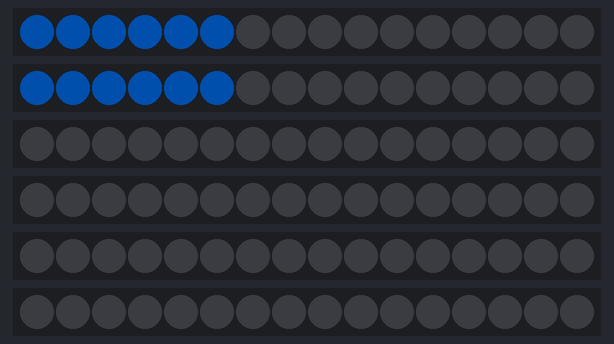
The sketch below on a simulated ATtiny85, built for the host (arithmetic inside an expression is 32-bit, double 64-bit). Shown: 6 × 16 RGB LEDs in strip order, left to right. Dim RGB values are drawn brighter than linear.

Above: at 0.15 s.
At 19.69 s:
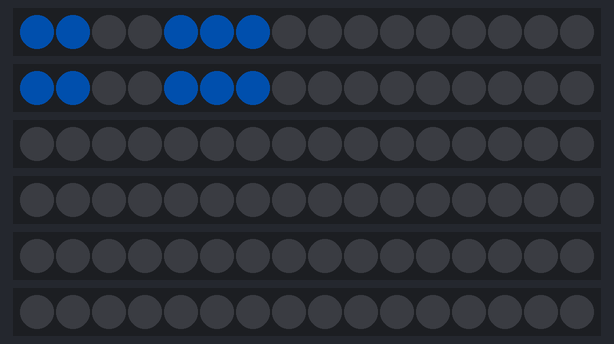
At 39.72 s:
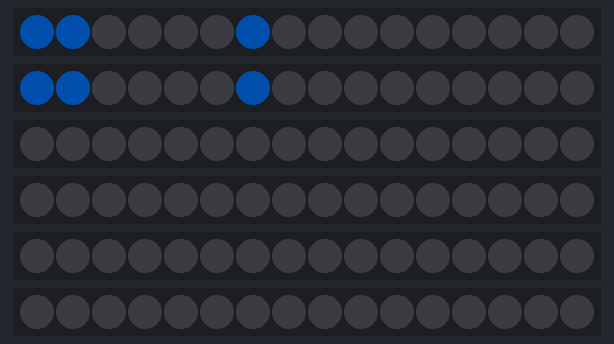

The sketch:

pov_v4.ino
```cpp
/* Portions of code taken from Adafruit's double-staff project:
 * https://learn.adafruit.com/pov-dotstar-double-staff?view=all
 *
 * Written by Zachary Yama for the 2015-16 University of Idaho senior capstone project with
 * client Dr. Rinker and lead instructors Bruce Bolden and Dan Cordone.
 *
 * Project Start: 3/6/2016
 * Requirements: Adafruit_DotStar lib: github.com/adafruit/Adafruit_DotStar
 *
 * Displays a POV image given an array of pixel data from graphics.h
 *
 * NOTE: Pin change interrupt code can be used to set any pin as an interrupt. See functions
 * for more details. Likely useful for wireless communication when its time to add it, as the
 * trinket pro only has one physical interrupt on pin 3 (INT1).
 *
 * "graphics.h" is auto-generated from the python script "convert.py". It takes a set of images
 * in its directory and re-formats their data into pixel and corresponding pallate arrays. They
 * are converted into as few bytes as possible so that few-colored images can fit on the trinket's
 * 28k memory. SPI calls are used to access the program-space as if it were flash storage.
 *
 * It's also worth mentioning that there's a visibly noticable difference in the refresh rate
 * of processing 120 LEDs versus 14 on the prototype. Particularly when using halldemo.ino,
 * which displays two colored half-circles, the dividing line between the colors is much larger
 * with 120, versus 14.
 *
 */

#include <Arduino.h>
#include <Adafruit_DotStar.h>
#include <SPI.h>
#include <avr/power.h>
#include <avr/sleep.h>

typedef uint16_t line_t;

#include "trigtable.h"
#include "let.h"

#define HALLPIN     8
#define DATAPIN1    3
#define CLOCKPIN1   4
#define DATAPIN2    5
#define CLOCKPIN2   6

#define D_A2        10
#define D_A3        11
#define D_B2        12
#define D_B3        13

Adafruit_DotStar strip1 = Adafruit_DotStar(NUM_LEDS, DATAPIN1, CLOCKPIN1, DOTSTAR_BGR);
Adafruit_DotStar strip2 = Adafruit_DotStar(NUM_LEDS, DATAPIN2, CLOCKPIN2, DOTSTAR_BGR);
Adafruit_DotStar stripA2 = Adafruit_DotStar(NUM_LEDS, D_A2, CLOCKPIN2, DOTSTAR_BGR);
Adafruit_DotStar stripA3 = Adafruit_DotStar(NUM_LEDS, D_A3, CLOCKPIN2, DOTSTAR_BGR);
Adafruit_DotStar stripB2 = Adafruit_DotStar(NUM_LEDS, D_B2, CLOCKPIN2, DOTSTAR_BGR);
Adafruit_DotStar stripB3 = Adafruit_DotStar(NUM_LEDS, D_B3, CLOCKPIN2, DOTSTAR_BGR);

volatile uint32_t rps, // revolution per second
                  revolutions,
                  revolutionDelta, // Time of a single revolution
                  rpsAccumulator, // Accumulates individual revolution time for calculating rps
                  hallStart; // The time in millis when the hall sensor was last detected
double px, py, percent, radPos, degPos, pi = 3.14159, pi2 = 2 * pi, dpi = 180, dpi2 = 360;
uint32_t *ptr, pixNode;
uint8_t r, g, b, p, x, y;
int halfLEDS = NUM_LEDS / 2;
int sixthLEDS = NUM_LEDS / 6;

uint8_t  imageNumber   = 0,  // Current image being displayed
         imageType,          // Image type: PALETTE[1,4,8] or TRUECOLOR
        *imagePalette,       // -> palette data in PROGMEM
        *imagePixels,        // -> pixel data in PROGMEM
         palette[16][3];     // RAM-based color table for 1- or 4-bit images
line_t   imageLines,         // Number of lines in active image
         imageLine;          // Current line number in image

void setup() {
#if defined(__AVR_ATtiny85__) && (F_CPU == 16000000L)
  clock_prescale_set(clock_div_1); // Enable 16 MHz on Trinket
#endif
  strip1.begin(); // Initialize pins for output
  strip2.begin();
  strip1.show();  // Turn all LEDs off
  strip2.show();

  imageInit();   // Initialize pointers for default image

  // Initialize image stabilizing variables
  revolutionDelta = hallStart = micros();
  rps = rpsAccumulator = revolutions = 0;

  // Enable specialized pin intterupts
  enableInterruptPin(HALLPIN);
  //enableInterruptPin(IRPIN);

  strip1.setBrightness(50);
  strip2.setBrightness(50);
}

// Initialize global image state for current imageNumber
void imageInit() {
  imageType    = pgm_read_byte(&images[imageNumber].type);
  imageLines   = pgm_read_word(&images[imageNumber].lines);
  imageLine    = 0;
  imagePalette = (uint8_t *)pgm_read_word(&images[imageNumber].palette);
  imagePixels  = (uint8_t *)pgm_read_word(&images[imageNumber].pixels);
  // 1- and 4-bit images have their color palette loaded into RAM both for
  // faster access and to allow dynamic color changing.  Not done w/8-bit
  // because that would require inordinate RAM (328P could handle it, but
  // I'd rather keep the RAM free for other features in the future).
  if(imageType == PALETTE1)      memcpy_P(palette, imagePalette,  2 * 3);
  else if(imageType == PALETTE4) memcpy_P(palette, imagePalette, 16 * 3);
}


void loop() {
  // Convert angular velocity into degrees at any given point in time
  degPos = ((micros() - hallStart) * 360) / revolutionDelta;

  for(int i = 0; i < NUM_LEDS; i++) {
    stripA2.setPixelColor(i, 0,0,0);
    stripA3.setPixelColor(i, 0,0,0);
    stripB2.setPixelColor(i, 0,0,0);
    stripB3.setPixelColor(i, 0,0,0);

    if(i < halfLEDS) { // For LED strip A
      x = halfLEDS + i * icos(degPos);
      y = halfLEDS + i * isin(degPos);
    } else { // For LED strip B
      x = halfLEDS + (i - halfLEDS) * icos(degPos + 180);
      y = halfLEDS + (i - halfLEDS) * isin(degPos + 180);
    }

    // No idea why these are needed to offset the image into the center
    x-=2;
    y--;

    switch(imageType) {
      case PALETTE1: {
        pixNode = int(x + y * NUM_LEDS) + 1;
        ptr = (uint32_t *)&imagePixels[pixNode / 8]; // get the batch of pixels this pixel is in
        p = pgm_read_byte(ptr);
        p >>= pixNode % 8; // shift over to the bit we want
        p &= 1; // color index for 0 or 1
        if(i < halfLEDS)
          strip1.setPixelColor(i, palette[p][0], palette[p][1], palette[p][2]);
        else strip2.setPixelColor(i - halfLEDS, palette[p][0], palette[p][1], palette[p][2]);
        break;
      }

      case PALETTE4: {
        pixNode = (x + y * NUM_LEDS) / 2; // Each byte contains information for 2 pixels
        ptr = (uint32_t *)&imagePixels[(int)pixNode];
        p = pgm_read_byte(ptr); // Data for two pixels... [ex 0x21]
        if(pixNode == (int)pixNode) // if whole number -> pixel #1, else pixel #2
          p >>= 4; // Shift down 4 bits for first pixel [2 in 0x21]
        else p &= 0x0F;  // Mask out low 4 bits for second pixel [1 in 0x21]
        if(i < halfLEDS)
          strip1.setPixelColor(i, palette[p][0], palette[p][1], palette[p][2]);
        else strip2.setPixelColor(i - halfLEDS, palette[p][0], palette[p][1], palette[p][2]);
        break;
      }

      case PALETTE8: {
        ptr = (uint32_t *)&imagePixels[x + y * NUM_LEDS];
        p = pgm_read_byte(ptr) * 3; // offset into the image palette
        r = pgm_read_byte(&imagePalette[p]);
        g = pgm_read_byte(&imagePalette[p + 1]);
        b = pgm_read_byte(&imagePalette[p + 2]);
        if(i < halfLEDS)
          strip1.setPixelColor(i, r, g, b);
        else strip2.setPixelColor(i - halfLEDS, r, g, b);
        break;
      }

      case TRUECOLOR: {
        ptr = (uint32_t *)&imagePixels[x + y * NUM_LEDS * 3];
        r = pgm_read_byte(ptr++);
        g = pgm_read_byte(ptr++);
        b = pgm_read_byte(ptr++);
        if(i < halfLEDS)
          strip1.setPixelColor(i, r, g, b);
        else strip2.setPixelColor(i - halfLEDS, r, g, b);
        break;
      }
    }
  }

  strip1.show();
  strip2.show();
  stripA2.show();
  stripA3.show();
  stripB2.show();
  stripB3.show();
}

// ------ Intterupt Functionality ----- //

// Add any interrupt pin by swapping around pin change interrupts internally.
void enableInterruptPin(byte pin) {
    *digitalPinToPCMSK(pin) |= bit (digitalPinToPCMSKbit(pin));  // enable pin
    PCIFR  |= bit (digitalPinToPCICRbit(pin)); // clear any outstanding interrupt
    PCICR  |= bit (digitalPinToPCICRbit(pin)); // enable interrupt for the group
}

// handle pin change interrupt for D0 to D7
ISR (PCINT2_vect) { }

// handle pin change interrupt for D8 to D13
ISR (PCINT0_vect) {
  if(digitalRead(HALLPIN) == LOW) { // hall sensor interrupt; update timings
    revolutions++;
    revolutionDelta = micros() - hallStart;
    hallStart = micros();
    rpsAccumulator += revolutionDelta;
    if(rpsAccumulator >= 1000) { // Dealing in milliseconds
      rps = rpsAccumulator / 1000;
      rpsAccumulator = 0;
    }
  }
}

// handle pin change interrupt for A0 to A5
ISR (PCINT1_vect) { }
```

let.h
```cpp
// Don't edit this file!  It's software-generated.
// See convert.py script instead.

#define PALETTE1  0
#define PALETTE4  1
#define PALETTE8  2
#define TRUECOLOR 3

#define NUM_LEDS 16

// letter.gif --------------------------------------------------------------

const uint8_t PROGMEM palette00[][3] = {
  {   0,   0,   0 },
  {   0, 119, 255 } };

const uint8_t PROGMEM pixels00[] = {
  0X00, 0X00, 0X00, 0X00, 0X0C, 0X0C, 0X0C, 0X0C,
  0X0C, 0X0C, 0X0C, 0X0C, 0XFC, 0X0F, 0XFC, 0X0F,
  0X0C, 0X0C, 0X0C, 0X0C, 0X0C, 0X0C, 0X0C, 0X0C,
  0X00, 0X00, 0X00, 0X00 };

typedef struct {
  uint8_t        type;    // PALETTE[1,4,8] or TRUECOLOR
  line_t         lines;   // Length of image (in scanlines)
  const uint8_t *palette; // -> PROGMEM color table (NULL if truecolor)
  const uint8_t *pixels;  // -> Pixel data in PROGMEM
} image;

const image PROGMEM images[] = {
  { PALETTE1 ,   14, (const uint8_t *)palette00, pixels00 }
};

#define NUM_IMAGES (sizeof(images) / sizeof(images[0]))
```

trigtable.h
```cpp
// trigtable.h

// 182 bytes
unsigned int isinTable16[] = {
  0, 1144, 2287, 3430, 4571, 5712, 6850, 7987, 9121, 10252, 11380,
  12505, 13625, 14742, 15854, 16962, 18064, 19161, 20251, 21336, 22414,
  23486, 24550, 25607, 26655, 27696, 28729, 29752, 30767, 31772, 32768,
  33753, 34728, 35693, 36647, 37589, 38521, 39440, 40347, 41243, 42125,
  42995, 43851, 44695, 45524, 46340, 47142, 47929, 48702, 49460, 50203,
  50930, 51642, 52339, 53019, 53683, 54331, 54962, 55577, 56174, 56755,
  57318, 57864, 58392, 58902, 59395, 59869, 60325, 60763, 61182, 61583,
  61965, 62327, 62671, 62996, 63302, 63588, 63855, 64103, 64331, 64539,
  64728, 64897, 65047, 65176, 65286, 65375, 65445, 65495, 65525, 65535,
};

float isin(long x) {
  boolean pos = true;  // track sign
  if (x < 0) {
   x = -x;
   pos = !pos;
  }
  if (x >= 360) x %= 360;
  if (x > 180) { // begin shortcutting to 90*
   x -= 180;
   pos = !pos;
  }
  if (x > 90) x = 180 - x; // shortcut to 90*
  if (pos) return isinTable16[x] * 0.0000152590219; // /= 65535.0
  return isinTable16[x] * -0.0000152590219 ;
}

float icos(long x) { return isin(x+90); }

float itan(long x) { return isin(x) / icos(x); }

float fsin(float d) {
  float a = isin(d);
  float b = isin(d+1);
  return a + (d-int(d)) * (b-a);
}

float fcos(float d) {
  float a = icos(d);
  float b = icos(d+1);
  return a + (d-int(d)) * (b-a);
}
```
